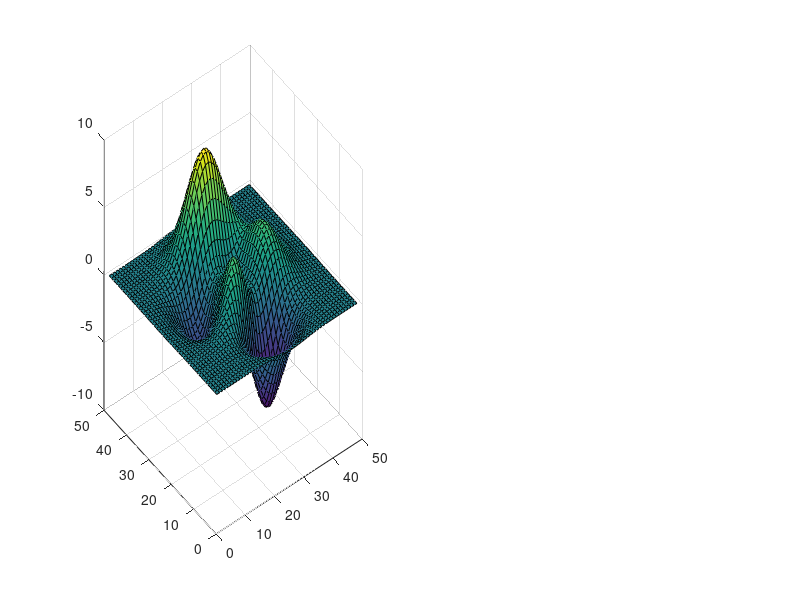

MATLAB code for this plot: (Note: this script raises an error after producing the figure.)
close all;
ax1 = subplot(1,2,1);
surf(peaks);
h = zoom;
h.Enable = 'on';
ax2 = subplot(1,2,2);
I = imshow(rand(200,200),[]);
setAllowAxesRotate(h,ax2,false);
set(I,'ButtonDownFCN','disp(''clicked'')');
set(h,'ButtonDownFilter',@myRotateFilter);


